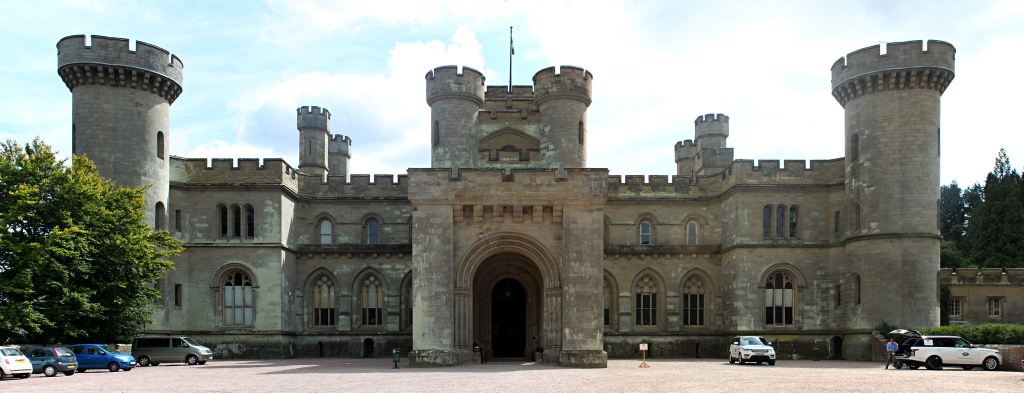
#> input picture lab8/I0.jpg, 2048 x 785 px (shown at 1/2 size)
$ python gt.py
#> lines starting #> are read from the running program, lines starting #| are printed output that depends on the picture; after the words box and inside, x2 and y2 are one past the last pixel; in counts of white or black regions, pixels touching at a corner belong together
import cv2
import numpy as np
import matplotlib.pyplot as plt
# 1. Read the colorful image (I)
def generate_gaussian_kernel(sig, siz):
    result = np.zeros((siz, siz))
    x = [i for i in range((-siz // 2) + 1, (siz // 2) + 1, 1)]
    y = x
    for i in range(siz):
        for j in range(siz):
            a = 1 / (2 * np.pi * (sig ** 2))
            result[i][j] = a * np.exp(-((x[i] ** 2) + (y[j] ** 2)) / (2 * (sig ** 2)))
    return result
def convolution(img, mask, size):
    r= img.shape[0]
    c= img.shape[1]
    pad = size // 2  # Amount of padding needed to center kernel

    # Initialize result with zeros and padding to handle edges
    result = np.zeros((r, c))

    # Loop through each pixel
    for i in range(pad, r - pad):
        for j in range(pad, c - pad):
            # Extract the region of interest around the pixel
            part = img[i - pad:i + pad + 1, j - pad:j + pad + 1]

            # Apply element-wise multiplication and sum the result
            mul = np.multiply(mask, part)
            res = np.sum(mul)

            # Place the result at the correct position
            result[i, j] = res

    return result
def read_image(path):
    return cv2.imread(path)

# 2. Create resized versions of the image
sizes = [(400, 400), (200, 200), (100, 100), (50, 50)]
def resize_images(image, sizes):
    return [cv2.resize(image, size) for size in sizes]

# 3. Convert resized images to grayscale
def convert_to_grayscale(images):
    return [cv2.cvtColor(img, cv2.COLOR_BGR2GRAY) for img in images]

# 4. Apply Gaussian filters to calculate octaves
def gaussian_filter(image, sigma):
    kernel_size = int(6 * sigma + 1)
    if kernel_size % 2==0:
        kernel_size=kernel_size+1
    return convolution(image,generate_gaussian_kernel(sigma, kernel_size),kernel_size)

def calculate_octaves(grayscale_images, sigma_initial=2, k=np.sqrt(2)):
    octaves = []
    for gray_img in grayscale_images:
        octave = []
        sigma = sigma_initial
        for _ in range(4):
            octave.append(gaussian_filter(gray_img, sigma))
            sigma *= k
        octaves.append(octave)
    return octaves

# 5. Calculate Difference of Gaussians (DOGs)
def calculate_dogs(octaves):
    dogs = []
    for octave in octaves:
        dog = [octave[i + 1] - octave[i] for i in range(len(octave) - 1)]
        dogs.append(dog)
    return dogs

# 6. Find local extrema in each DOG

def find_local_extrema(dogs):
    extrema_images = []
    for dog_set in dogs:
        height, width = dog_set[1].shape
        extrema = np.zeros((height, width), dtype=np.float32)
        for i in range(1, height - 1):
            for j in range(1, width - 1):
                cube = np.stack(
                    [dog[i - 1:i + 2, j - 1:j + 2] for dog in dog_set], axis=0
                )
                extrema[i, j] = np.max(cube) if cube[1, 1, 1] == np.max(cube) else (
                    np.min(cube) if cube[1, 1, 1] == np.min(cube) else 0
                )
        extrema_images.append(extrema)
    return extrema_images

# 7. Multiply extremes by corresponding DOG images

def multiply_extremes(extrema_images, dogs):
    return [extrema * dog_set[1] for extrema, dog_set in zip(extrema_images, dogs)]

# 8. Take absolute values
def take_absolute(images):
    return [np.abs(img) for img in images]

# 9. Apply Thresholding
def apply_threshold(images, threshold):
    return [(img > threshold).astype(np.uint8) for img in images]

# 10. Find key-points and rescale coordinates
def find_keypoints(images, scales):
    keypoints = []
    for img, scale in zip(images, scales):
        points = np.argwhere(img > 0)
        keypoints.append([(int(x * scale), int(y * scale)) for y, x in points])
    return keypoints

def draw_keypoints(image, keypoints, radii):
    result = image.copy()
    for i, points in enumerate(keypoints):
        for point in points:
            cv2.circle(result, point, radii[i], (255, 0, 0), 1)
    return result

# Main pipeline
def main(image_path):
    # Read image
#> called with image_path = 'I0.jpg'
    image = read_image(image_path)
#> in read_image, returned value is the input picture: shape (785, 2048, 3); mean B, G, R 134, 140, 136.2

    # Resized images
    resized_images = resize_images(image, sizes)
#> resized_images = 4 items

    # Convert to grayscale
    grayscale_images = convert_to_grayscale(resized_images)
#> grayscale_images = 4 items

    # Calculate octaves
    octaves = calculate_octaves(grayscale_images)
#> the loop in calculate_octaves, `for gray_img in grayscale_images:` made 4 passes
#> octaves = 4 items

    # Calculate DOGs
    dogs = calculate_dogs(octaves)
#> the loop in calculate_dogs, `for octave in octaves:` made 4 passes
#> dogs = 4 items

    # Find local extrema
    extrema_images = find_local_extrema(dogs)
#> the loop in find_local_extrema, `for dog_set in dogs:` made 4 passes
#> extrema_images = 4 items

    # Multiply extremes by DOGs
    multiplied_images = multiply_extremes(extrema_images, dogs)
#> multiplied_images = 4 items

    # Absolute values
    absolute_images = take_absolute(multiplied_images)
#> absolute_images = 4 items

    # Thresholding
    thresholded_images = apply_threshold(absolute_images, threshold=0.03)
#> thresholded_images = 4 items

    # Find and draw keypoints
    scales = [1, 2, 4, 8]
    keypoints = find_keypoints(thresholded_images, scales)
#> the loop in find_keypoints, `for img, scale in zip(images, scales):` made 4 passes
#> scale on passes 1 to 3: 1, 2, 4
#> (scale, points) on pass 4: (8, [[13, 25], [37, 11], [41, 41]])
#> keypoints = 4 items
    final_image = draw_keypoints(resized_images[0], keypoints, radii=[5, 10, 15, 20])
#> in draw_keypoints, `result = image.copy()`:
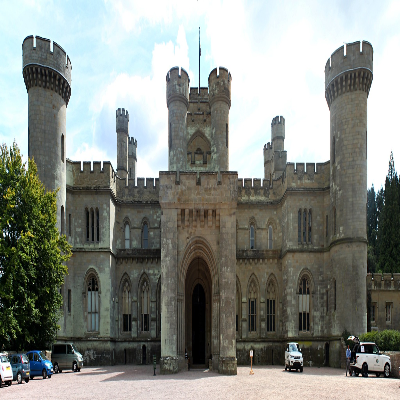
#> result: shape (400, 400, 3); mean of channels 0, 1, 2 133.8, 139.9, 136; drawn as B, G, R
#> the loop in draw_keypoints, `for i, points in enumerate(keypoints):` made 4 passes
#> points on pass 4: [(200, 104), (88, 296), (328, 328)]
#> after the loop in draw_keypoints, `for i, points in enumerate(keypoints):`:
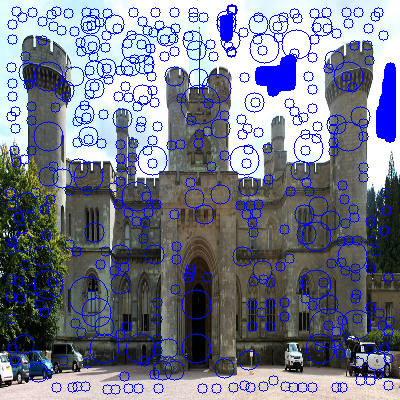
#> result: shape (400, 400, 3); 10.88% of pixels changed, all inside (x1, y1, x2, y2) = (5, 4, 396, 395); drawn as B, G, R

    # Show final image
    plt.imshow(cv2.cvtColor(final_image, cv2.COLOR_BGR2RGB))
    plt.axis('off')
    plt.show()

main("I0.jpg")

$ run again, with lab8/I1.jpg copied over lab8/I0.jpg
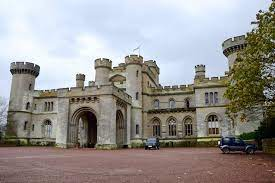
#> input picture lab8/I1.jpg, 275 x 183 px
#> in read_image, returned value is the input picture: shape (183, 275, 3); mean B, G, R 146.4, 148.5, 151.5
#> resized_images = 4 items
#> the loop in calculate_octaves, `for gray_img in grayscale_images:` made 4 passes
#> the loop in calculate_dogs, `for octave in octaves:` made 4 passes
#> the loop in find_local_extrema, `for dog_set in dogs:` made 4 passes
#> the loop in find_keypoints, `for img, scale in zip(images, scales):` made 4 passes
#> scale on passes 1 to 3: 1, 2, 4
#> in draw_keypoints, `result = image.copy()`:
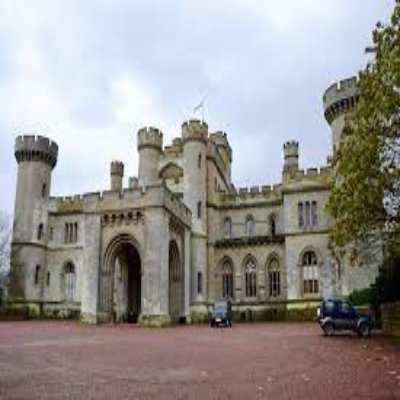
#> result: shape (400, 400, 3); mean of channels 0, 1, 2 146.3, 148.4, 151.3; drawn as B, G, R
#> the loop in draw_keypoints, `for i, points in enumerate(keypoints):` made 4 passes
#> points on pass 4: [(248, 224), (304, 248), (72, 272)]
#> after the loop in draw_keypoints, `for i, points in enumerate(keypoints):`:
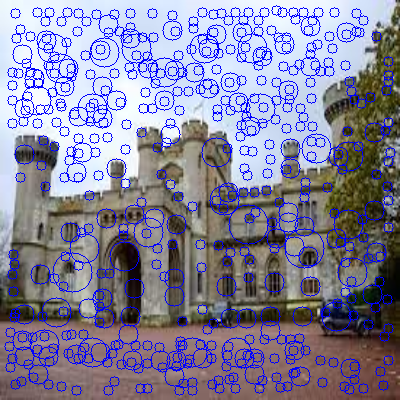
#> result: shape (400, 400, 3); 11.17% of pixels changed, all inside (x1, y1, x2, y2) = (4, 5, 396, 396); drawn as B, G, R

$ run again, with lab8/I2.jpg copied over lab8/I0.jpg
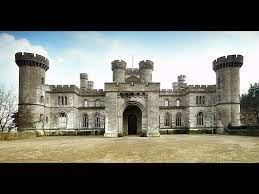
#> input picture lab8/I2.jpg, 259 x 194 px
#> in read_image, returned value is the input picture: shape (194, 259, 3); mean B, G, R 103.3, 112.9, 112.6
#> resized_images = 4 items
#> the loop in calculate_octaves, `for gray_img in grayscale_images:` made 4 passes
#> the loop in calculate_dogs, `for octave in octaves:` made 4 passes
#> the loop in find_local_extrema, `for dog_set in dogs:` made 4 passes
#> the loop in find_keypoints, `for img, scale in zip(images, scales):` made 4 passes
#> scale on passes 1 to 4: 1, 2, 4, 8
#> in draw_keypoints, `result = image.copy()`:
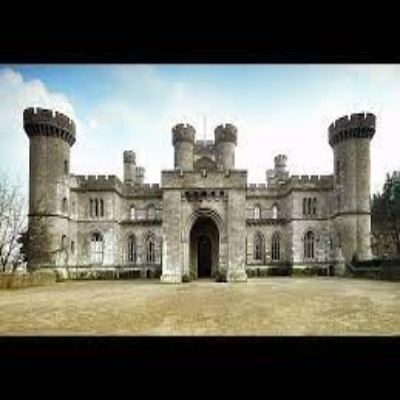
#> result: shape (400, 400, 3); mean of channels 0, 1, 2 103.2, 112.8, 112.5; drawn as B, G, R
#> the loop in draw_keypoints, `for i, points in enumerate(keypoints):` made 4 passes
#> after the loop in draw_keypoints, `for i, points in enumerate(keypoints):`:
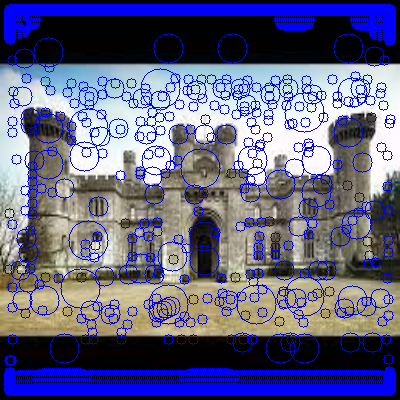
#> result: shape (400, 400, 3); 18.14% of pixels changed, all inside (x1, y1, x2, y2) = (4, 4, 396, 396); drawn as B, G, R

$ run again, with lab8/I3.jpg copied over lab8/I0.jpg
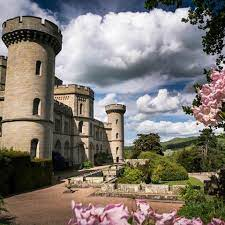
#> input picture lab8/I3.jpg, 225 x 225 px
#> in read_image, returned value is the input picture: shape (225, 225, 3); mean B, G, R 113.6, 120.8, 127.9
#> resized_images = 4 items
#> the loop in calculate_octaves, `for gray_img in grayscale_images:` made 4 passes
#> the loop in calculate_dogs, `for octave in octaves:` made 4 passes
#> the loop in find_local_extrema, `for dog_set in dogs:` made 4 passes
#> the loop in find_keypoints, `for img, scale in zip(images, scales):` made 4 passes
#> scale on passes 1 to 3: 1, 2, 4
#> in draw_keypoints, `result = image.copy()`:
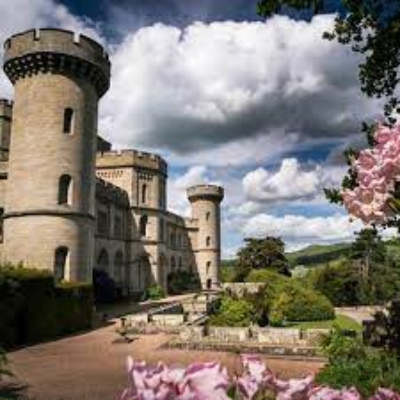
#> result: shape (400, 400, 3); mean of channels 0, 1, 2 113.5, 120.7, 127.8; drawn as B, G, R
#> the loop in draw_keypoints, `for i, points in enumerate(keypoints):` made 4 passes
#> points on pass 4: [(288, 120), (96, 208), (304, 208), (104, 288)]
#> after the loop in draw_keypoints, `for i, points in enumerate(keypoints):`:
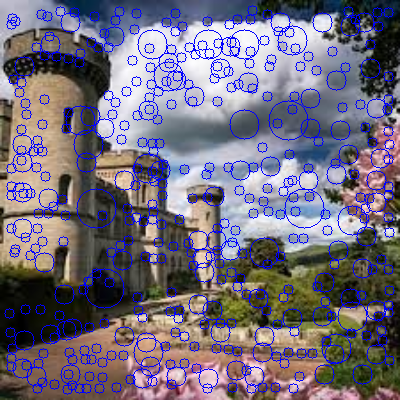
#> result: shape (400, 400, 3); 9.26% of pixels changed, all inside (x1, y1, x2, y2) = (4, 5, 395, 395); drawn as B, G, R
